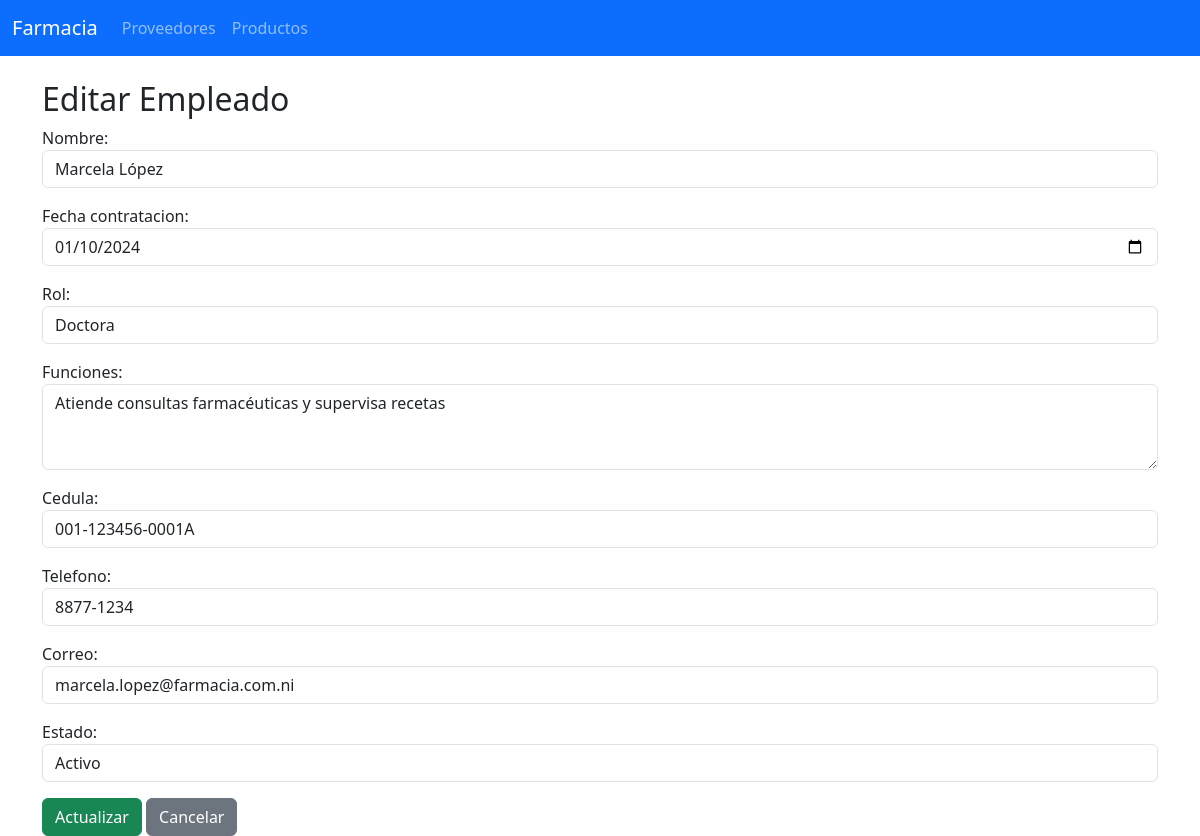
/empleados/editar/1/, run on the app's committed database.
### farmacia_app/models.py (models this page shows, shortened)
class Empleados(models.Model):
    id_empleado = models.AutoField(primary_key=True)
    nombre = models.CharField(max_length=255)
    fecha_contratacion = models.DateField(blank=True, null=True)
    rol = models.CharField(max_length=100, blank=True, null=True)
    funciones = models.TextField(blank=True, null=True)
    cedula = models.CharField(max_length=20, blank=True, null=True)
    telefono = models.CharField(max_length=20, blank=True, null=True)
    correo = models.EmailField(blank=True, null=True)
    estado = models.IntegerField(default=1)
    class Meta:
        db_table = 'Empleados'

### farmacia_app/views.py (the view)
# urls.py: path('empleados/editar/<int:id_empleado>/', views.empleado_edit, name='empleado_edit'),
def empleado_edit(request, id_empleado):
    empleado = get_object_or_404(Empleados, pk=id_empleado)
    form = EmpleadoForm(request.POST or None, instance=empleado)
    if form.is_valid():
        form.save()
        return redirect('empleado_list')
    return render(request, 'empleado/edit.html', {'form': form})

### farmacia_app/templates/empleado/edit.html (shortened to what this page needs)
{% extends 'base.html' %}
{% block content %}
<h2>Editar Empleado</h2>
<form method="post">
    {{ form.as_p }}
    <button type="submit" class="btn btn-success">Actualizar</button>
    <a href="{% url 'empleado_list' %}" class="btn btn-secondary">Cancelar</a>
</form>
{% endblock %}

### data on the page
Empleados: nombre "Marcela López", fecha_contratacion "01/10/2024", rol "Doctora", funciones "Atiende consultas farmacéuticas y supervisa recetas", cedula "001-123456-0001A", telefono "8877-1234", correo "marcela.lopez@farmacia.com.ni", estado "Activo"
